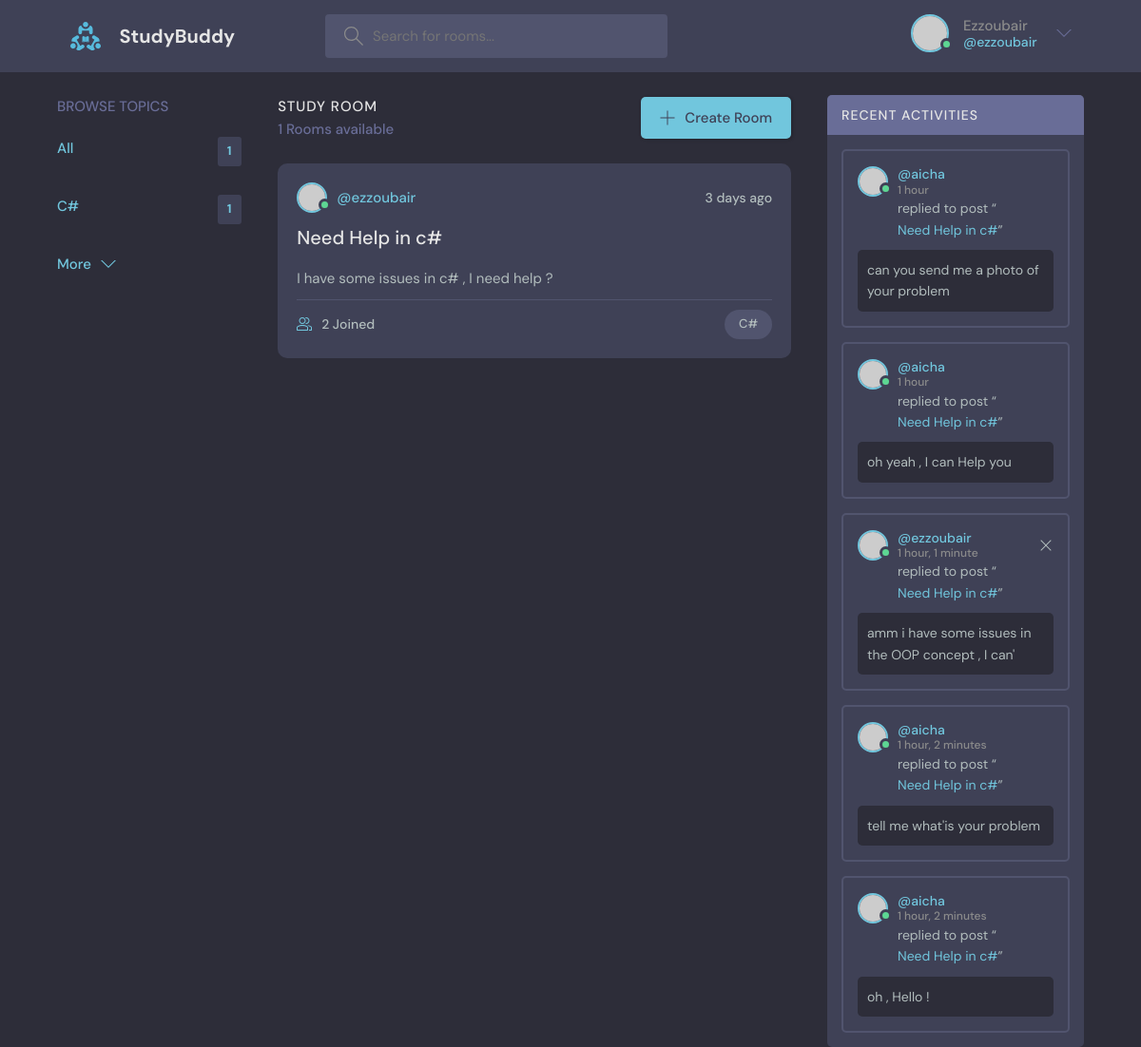
The app's page / (signed in) with its own data.
### base/models.py (models this page shows, shortened)
class Topic(models.Model):
    name = models.CharField(max_length=200)

class Room(models.Model):
    host = models.ForeignKey(User, on_delete=models.SET_NULL, null=True)
    topic = models.ForeignKey(Topic, on_delete=models.SET_NULL, null=True)
    name = models.CharField(max_length=200)
    description = models.TextField(null=True, max_length=500, blank=True)
    participants = models.ManyToManyField(
        User, related_name="participants", blank=True)
    updated = models.DateTimeField(auto_now=True)
    created = models.DateTimeField(auto_now_add=True)
    class Meta:
        ordering = ['-updated', '-created']
    def __str__(self) -> str:
        return self.name

class Message(models.Model):
    user = models.ForeignKey(User, on_delete=models.CASCADE)
    room = models.ForeignKey(Room, on_delete=models.CASCADE)
    body = models.TextField()
    updated = models.DateTimeField(auto_now=True)
    created = models.DateTimeField(auto_now_add=True)
    class Meta:
        ordering = ['-updated', '-created']
    def __str__(self) -> str:
        return self.body[0:50]

### base/views.py (the view)
# urls.py: path("", views.home, name="home"),
def home(request: HttpRequest):
    q = request.GET.get("q") if request.GET.get("q") != None else ''
    rooms = Room.objects.filter(
        Q(topic__name__icontains=q) |
        Q(name__icontains=q) |
        Q(description__icontains=q)
    )
    topics = Topic.objects.all()
    room_messages = Message.objects.filter(Q(room__topic__name__icontains=q),)
    room_count = rooms.count()
    context = {
        "title": "Home",
        "rooms": rooms,
        "topics": topics,
        "room_count": room_count,
        "room_messages": room_messages
    }
    return render(request, "base/home.html", context)

### base/templates/base/home.html (shortened to what this page needs)
{% extends 'base.html' %}
{% block content %}
<main class="layout layout--3">
  <div class="container">
    {% include "base/component/topic_component.html" %}
    <div class="roomList">
      <div class="roomList__header">
        <div>
          <h2>Study Room</h2>
          <p>{{room_count}} Rooms available</p>
        </div>
        <a class="btn btn--main" href="{% url 'create-room' %}">
          <svg version="1.1" xmlns="http://www.w3.org/2000/svg" width="32" height="32" viewBox="0 0 32 32">
            <title>add</title>
            <path
              d="M16.943 0.943h-1.885v14.115h-14.115v1.885h14.115v14.115h1.885v-14.115h14.115v-1.885h-14.115v-14.115z">
            </path>
          </svg>
          Create Room
        </a>
      </div>
    {% include 'base/component/feed_component.html' %}
    </div>
    {% include "base/component/activity_component.html" %}
  </div>
</main>
{% endblock content %}

### templates/navbar.html (shortened to what this page needs)
{% load static  %}
<header class="header header--loggedIn">
    <div class="container">
        <a href="{% url 'home' %}" class="header__logo">
            <img src="{% static 'assets/logo.svg' %}" />
            <h1>StudyBuddy</h1>
        </a>
        <form class="header__search" action='{% url "home" %}' method="GET">
            <label>
                <input type="text" placeholder="Search for rooms..." name="q"/>
            </label>
        </form>
        <nav class="header__menu">
            {% if request.user.is_authenticated %}
                <div class="header__user">
                    <a href="{% url 'user-profile' request.user.id %}">
                        <div class="avatar avatar--medium active">
                            <img src="https://randomuser.me/api/portraits/men/37.jpg" />
                        </div>
                        <p>{{request.user.username|capfirst}}<span>@{{request.user.username}}</span></p>
                    </a>
                    <button class="dropdown-button">
                        <svg version="1.1" xmlns="http://www.w3.org/2000/svg" width="32" height="32" viewBox="0 0 32 32">
                            <title>chevron-down</title>
                            <path d="M16 21l-13-13h-3l16 16 16-16h-3l-13 13z"></path>
                        </svg>
                    </button>
                </div>
            {% else %}
                <a href="{% url 'login' %}">
                    <img src="{% static 'assets/avatar.svg' %}" />
                    <p>Login</p>
                </a>
            {% endif %}
        </nav>
    </div>
</header>

### base/templates/base/component/topic_component.html (shortened to what this page needs)
<div class="topics">
    <div class="topics__header">
      <h2>Browse Topics</h2>
    </div>
    <ul class="topics__list">
        <li>
            <a href="{% url 'home' %}?" class="active">All <span>{{topics.count}}</span></a>
        </li>
        {% for topic in topics  %}
        <li>
            <a href="{% url 'home' %}?q={{topic.name}}" class="active">{{topic.name}}<span>{{topic.room_set.all.count}}</span></a>
        </li>
        {% endfor %}
    </ul>
    <a class="btn btn--link" href="{% url 'topics' %}">
      More
      <svg version="1.1" xmlns="http://www.w3.org/2000/svg" width="32" height="32" viewBox="0 0 32 32">
        <title>chevron-down</title>
        <path d="M16 21l-13-13h-3l16 16 16-16h-3l-13 13z"></path>
      </svg>
    </a>
  </div>

### base/templates/base/component/feed_component.html (shortened to what this page needs)
    {% for room in rooms  %}
    <div class="roomListRoom">
        <div class="roomListRoom__header">
          <a href="{% url 'user-profile' room.host.id %}" class="roomListRoom__author">
            <div class="avatar avatar--small active">
              <img src="https://randomuser.me/api/portraits/men/11.jpg" />
            </div>
            <span>@{{room.host.username}}</span>
          </a>
          <div class="roomListRoom__actions">
            <span>3 days ago</span>
          </div>
        </div>
        <div class="roomListRoom__content">
          <a href="{% url 'room' room.id %}">{{room.name}}</a>
          <p>
            {{room.description}}
          </p>
        </div>
        <div class="roomListRoom__meta">
          <a class="roomListRoom__joined">
           {{room.participants.all.count}} Joined
          </a>
          <p class="roomListRoom__topic">{{room.topic.name}}</p>
        </div>
      </div>
    {% endfor %}

### base/templates/base/component/activity_component.html (shortened to what this page needs)
<div class="activities">
    <div class="activities__header">
      <h2>Recent Activities</h2>
    </div>
    {% for message in room_messages  %}
    <div class="activities__box">
      <div class="activities__boxHeader roomListRoom__header">
        <a href="{% url 'user-profile' message.user.id %}" class="roomListRoom__author">
          <div class="avatar avatar--small active">
            <img src="https://randomuser.me/api/portraits/men/13.jpg" />
          </div>
          <p>
            @{{message.user}}
            <span>{{message.created|timesince}}</span>
          </p>
        </a>
        <div class="roomListRoom__actions">
          {% if request.user == message.user %}
          <a href="{% url "delete-message" message.id %}">
            <svg version="1.1" xmlns="http://www.w3.org/2000/svg" width="32" height="32" viewBox="0 0 32 32">
              <title>remove</title>
              <path
                d="M27.314 6.019l-1.333-1.333-9.98 9.981-9.981-9.981-1.333 1.333 9.981 9.981-9.981 9.98 1.333 1.333 9.981-9.98 9.98 9.98 1.333-1.333-9.98-9.98 9.98-9.981z">
              </path>
            </svg>
          </a>
          {% endif %}
        </div>
      </div>
      <div class="activities__boxContent">
        <p>replied to post “<a href="{% url 'room' message.room.id %}">{{message.room}}</a>”</p>
        <div class="activities__boxRoomContent">
          {{message}}
        </div>
      </div>
    </div>
    {% endfor %}
</div>

### records on screen
Topic: name "C#", room_set.all.count "1"
Room: host.username "ezzoubair", name "Need Help in c#", description "I have some issues in c# , I need help ?", participants.all.count "2", topic.name "C#"
Message: user "aicha", created "1 hour", room "Need Help in c#", body "can you send me a photo of your problem"
Message: user "aicha", created "1 hour", room "Need Help in c#", body "oh yeah , I can Help you"
Message: user "ezzoubair", created "1 hour, 1 minute", room "Need Help in c#", body "amm i have some issues in the OOP concept , I can'"
Message: user "aicha", created "1 hour, 2 minutes", room "Need Help in c#", body "tell me what'is your problem"
Message: user "aicha", created "1 hour, 2 minutes", room "Need Help in c#", body "oh , Hello !"

### other values on screen
{{ request.user.username|capfirst }} "Ezzoubair"
{{ request.user.username }} "ezzoubair"
{{ topics.count }} "1"
{{ room_count }} "1"
